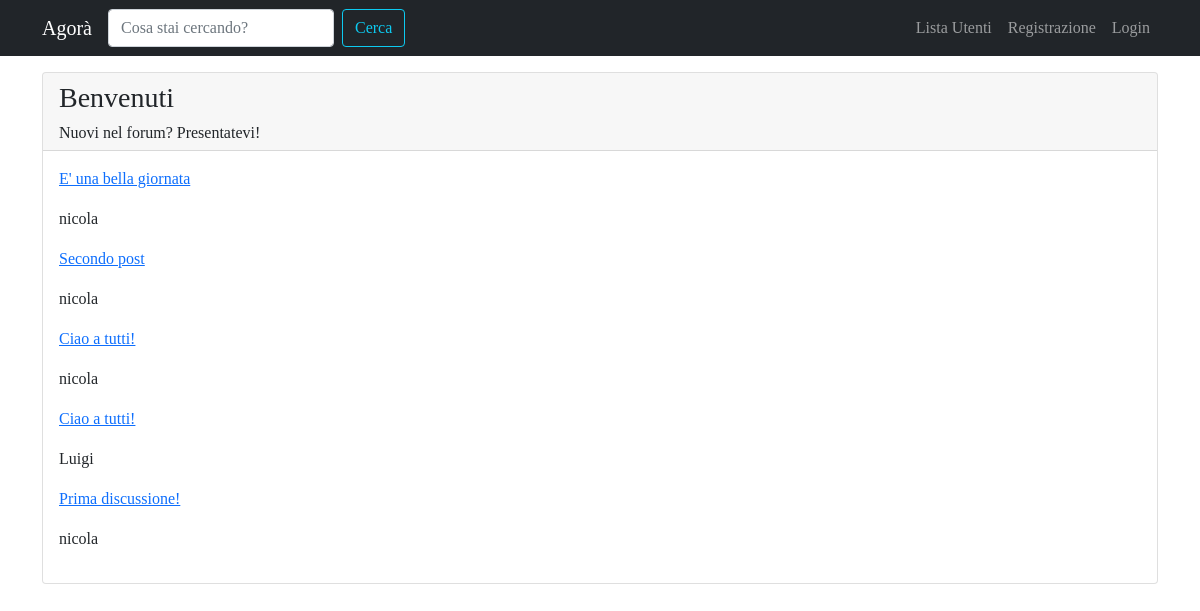
The app's page /forum/sezione/1/ with its own data.
### forum/models.py (models this page shows, shortened)
class Sezione(models.Model):
    nome_sezione = models.CharField(max_length=80)
    descrizione = models.CharField(max_length=150, blank=True, null=True)
    logo_sezione = models.ImageField(blank=True, null=True)
    class Meta:
        verbose_name = "Sezione"
        verbose_name_plural = "Sezioni"

class Discussione(models.Model):
    titolo = models.CharField(max_length=120)
    data_creazione = models.DateTimeField(auto_now_add=True)
    autore_discussione = models.ForeignKey(User, on_delete=models.CASCADE, related_name="discussioni")
    sezione_appartenenza = models.ForeignKey(Sezione, on_delete=models.CASCADE)
    def get_absolute_url(self):
        return reverse("visualizza_discussione", kwargs={"pk": self.pk})
    class Meta:
        verbose_name = "Discussione"
        verbose_name_plural = "Discussioni"

### forum/views.py (the view)
# urls.py: path('sezione/<int:pk>/', views.visualizza_sezione, name='sezione_view'),
def visualizza_sezione(request, pk):
    sezione = get_object_or_404(Sezione, pk=pk)
    discussioni_sezione = Discussione.objects.filter(
        sezione_appartenenza=sezione
    ).order_by("-data_creazione")
    context = {"sezione": sezione, "discussioni": discussioni_sezione}
    return render(request, "forum/singola_sezione.html", context)

### forum/templates/forum/singola_sezione.html (shortened to what this page needs)
{% extends 'base.html' %}
{% block content %}
<div class="card my-3">
    <div class="card-header">
        <h3> {{ sezione.nome_sezione }} </h3>
        <h6 class="card-text"> {{ sezione.descrizione }} </h6>
    </div>
    <div class="card-body">
        {% for discussione in discussioni %}
            <p><a href="{{ discussione.get_absolute_url }}">{{ discussione.titolo }}</a></p>
            <p>{{ discussione.autore_discussione }}</p>
        {% endfor%}
    </div>
</div>
{% endblock content %}

### static-storage/css/agora.css (style rules this page uses)
body { font-family: 'Slabo 27px', serif; }

### records on screen
Sezione: nome_sezione "Benvenuti", descrizione "Nuovi nel forum? Presentatevi!"
Discussione: titolo "E' una bella giornata", autore_discussione "nicola"
Discussione: titolo "Secondo post", autore_discussione "nicola"
Discussione: titolo "Ciao a tutti!", autore_discussione "nicola"
Discussione: titolo "Ciao a tutti!", autore_discussione "Luigi"
Discussione: titolo "Prima discussione!", autore_discussione "nicola"
